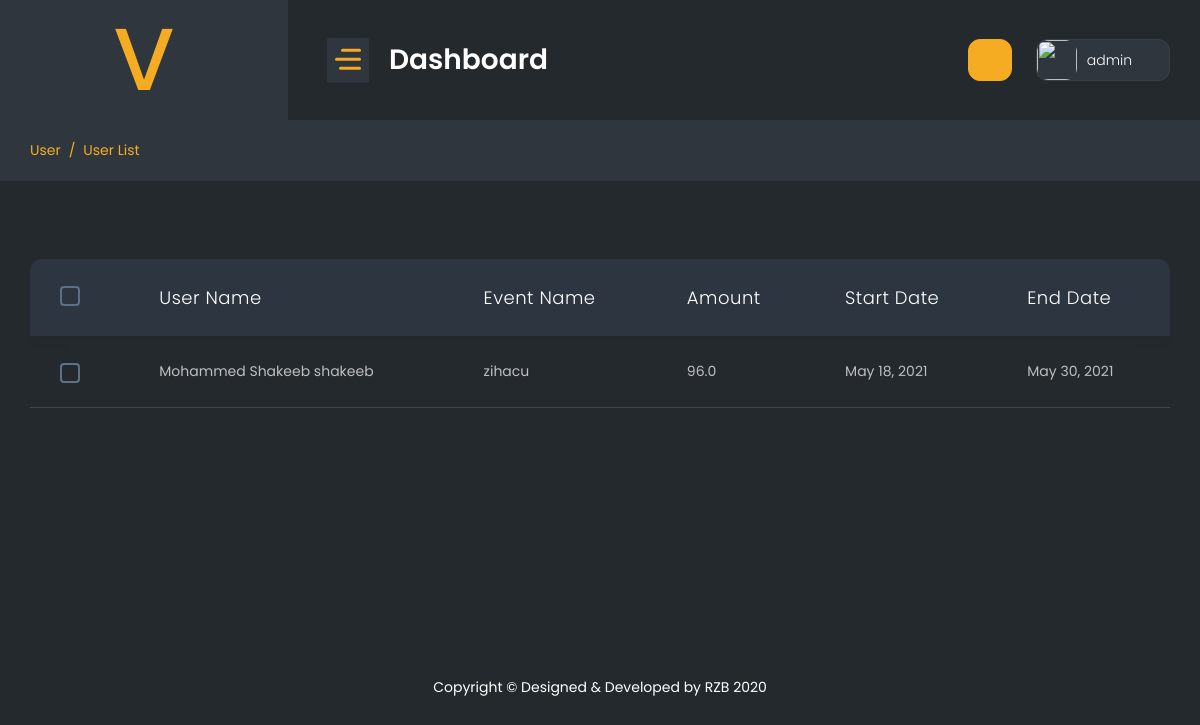
The app's page /superadminregister (signed in) with its own data.
### webapp/models.py (models this page shows, shortened)
class User_Event_Registration(models.Model):
    Registration_id = models.AutoField(primary_key=True)
    user_id = models.ForeignKey(User_Signup , on_delete=models.SET_NULL,blank=True,null=True)
    EventId = models.ForeignKey(Event , on_delete=models.CASCADE ,blank=True,)
    Description = models.CharField(max_length=255, default="")
    created = models.DateTimeField(auto_now_add=True, blank=True)
    status =models.CharField(max_length=100, choices=STATUS , default="Disable")

class User_Signup(models.Model):
    user_id = models.AutoField(primary_key=True)
    Name = models.CharField(max_length=255, default="")
    Surname = models.CharField(max_length=255, default="")
    Ci = models.CharField(max_length=255, default="")
    Ruc = models.CharField(max_length=255, default="")
    Gender = models.CharField(max_length=20, default="")
    Phones = models.CharField(max_length=20, default="")
    Email = models.EmailField(max_length=255, default="")
    Direction = models.CharField(max_length=255, default="")
    City =  models.CharField(max_length=255, default="")
    Birth_date  = models.DateField()
    Creation = models.DateTimeField(auto_now_add=True, blank=True)
    Password = models.TextField(max_length=500 , default="")
    Token = models.CharField(max_length=40, default="")

class Event(models.Model):
    EventId = models.AutoField(primary_key=True)
    EventName = models.CharField(max_length=255, default="")
    Cost = models.FloatField(default=0.0)
    Registration_start = models.DateField()
    Registration_end = models.DateField()
    Runner_quantity = models.IntegerField(default=0)
    Event_logo = models.ImageField(upload_to='Eventlogo/',default="SuperAdmin/dummy.jpg")
    Status = models.CharField(max_length=50, default="")
    EventTypeId = models.ForeignKey(Event_Type , on_delete=models.SET_NULL,blank=True,null=True)
    Description = models.TextField(default="")
    created = models.DateTimeField(auto_now_add=True, blank=True)
    distance=models.FloatField(default="")
    def __str__(self):
        return self.EventName

### webapp/views.py (the view)
# urls.py: path('superadminregister',superadminregister.as_view(),name="superadminregister"),
class superadminregister(View):
    def get(self,request):
        if not request.session.has_key('adminid'):
            return redirect("/superadminlogin")
        try:
            data = User_Event_Registration.objects.all()
            return render(request ,'superadmin/register.html',{'data':data})
        except:
            return redirect("/superadmin")

### templates/superadmin/register.html (shortened to what this page needs)
{% extends "superadmin/base.html" %}
{% block body %}
<div class="container-fluid">
    <div class="page-titles">
        <ol class="breadcrumb">
            <li class="breadcrumb-item active"><a href="javascript:void(0)">User</a></li>
            <li class="breadcrumb-item"><a href="javascript:void(0)">User List</a></li>
        </ol>
    </div>
    <div class="row">
        <div class="col-lg-12">
            <div class="table-responsive">
                <table id="example-5" class="table display mb-4  fs-14">
                    <thead>
                        <tr>
                            <th>
                                <div class="checkbox mr-0 align-self-center">
                                    <div class="custom-control custom-checkbox ">
                                    </div>
                                </div>
                            </th>
                            <th>User Name</th>
                            <th>Event Name</th>
                            <th>Amount</th>
                            <th>Start Date</th>
                            <th>End Date</th>
                        </tr>
                    </thead>
                    <tbody>
                        {% for d in data %}
                        <tr>
                            <td>
                                <div class="checkbox mr-0 align-self-center">
                                    <div class="custom-control custom-checkbox ">
                                    </div>
                                </div>
                            </td>
                            <td>{{d.user_id.Name}} {{d.user_id.Surname}}</td>
                            <td>{{d.EventId}}</td>
                            <td>{{d.EventId.Cost}}</td>
                            <td>{{d.EventId.Registration_start}}</td>
                            <td>{{d.EventId.Registration_end}}</td>
                        </tr>
                        {% endfor %}
                    </tbody>
                </table>
            </div>
        </div>
    </div>
</div>
{% endblock body %}

### records on screen
User_Event_Registration: user_id.Name "Mohammed Shakeeb", user_id.Surname "shakeeb", EventId "zihacu", EventId.Cost "96.0", EventId.Registration_start "May 18, 2021", EventId.Registration_end "May 30, 2021"

### other values on screen
{{ request.session.adminname }} "admin"
